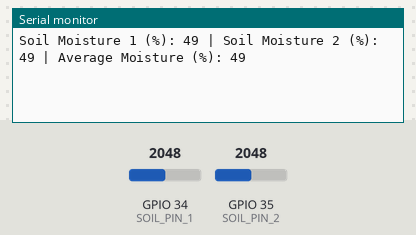
Bench run of a sketch on a simulated ESP32. Parts: the last lines printed to the serial monitor. The inputs (shaded band) are chosen by the test bench; at power-on: GPIO 34 (SOIL_PIN_1) = 2048, GPIO 35 (SOIL_PIN_2) = 2048. WiFi joins after 1.5 s; servers stay silent unless stated.

Above: at 4.0 s.
4.1 s: GPIO 34 (SOIL_PIN_1) set to 2866
At 5.6 s:
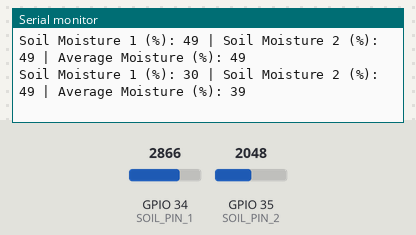
6.8 s: GPIO 35 (SOIL_PIN_2) set to 2866
At 7.2 s:
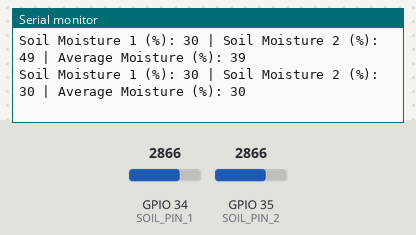
9.5 s: GPIO 34 (SOIL_PIN_1) set to 3603
At 11.6 s:
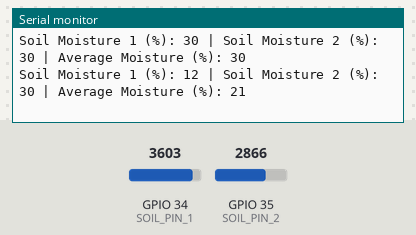
12.2 s: GPIO 35 (SOIL_PIN_2) set to 3603
At 13.2 s:
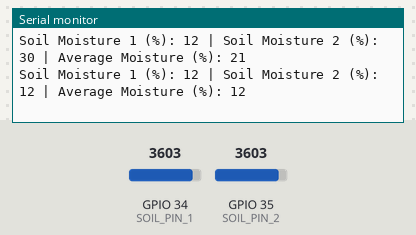
Timing chart, 0 to 15.2 s (numbered marks = the images above; inputs shaded):
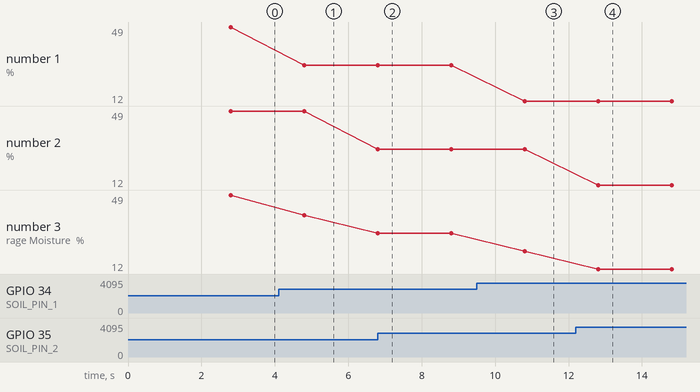

The sketch:

moisture_soil.ino
```cpp
#define SOIL_PIN_1 34
#define SOIL_PIN_2 35

#define BLYNK_TEMPLATE_ID "TMPL3ZF60qICP"
#define BLYNK_TEMPLATE_NAME "IOT"
#define BLYNK_AUTH_TOKEN "sPANDQ1N3B7LUzON2CFZlntPFjczIJj6"

#include <WiFi.h>
#include <BlynkSimpleEsp32.h>

char ssid[] = "levi";
char pass[] = "744912";

void setup() {
  Serial.begin(115200);
  delay(1000); // Give time for Serial to initialize

  Blynk.begin(BLYNK_AUTH_TOKEN, ssid, pass);
}

void loop() {
  Blynk.run();

  int raw1 = analogRead(SOIL_PIN_1);
  int raw2 = analogRead(SOIL_PIN_2);

  // Convert raw values to percentage (0 = wet, 100 = dry)
  int moisture1 = map(raw1, 4095, 0, 0, 100);
  int moisture2 = map(raw2, 4095, 0, 0, 100);
  int avgMoisture = (moisture1 + moisture2) / 2;

  Serial.print("Soil Moisture 1 (%): ");
  Serial.print(moisture1);
  Serial.print(" | Soil Moisture 2 (%): ");
  Serial.print(moisture2);
  Serial.print(" | Average Moisture (%): ");
  Serial.println(avgMoisture);

  Blynk.virtualWrite(V2, avgMoisture);  // Send average to Blynk V3

  delay(2000); // Wait 2 seconds before next reading
}
```

Measured:
- after the input at 4.1 s, the serial monitor: prints a new line after 0.71 s (image 1)
- after the input at 6.8 s, the serial monitor: prints a new line at once (image 2)
- after the input at 9.5 s, the serial monitor: prints a new line after 1.3 s (image 3)
- after the input at 12.2 s, the serial monitor: prints a new line after 0.61 s (image 4)
- plotted number 1: 49 → 30 after the input at 4.1 s, 30 → 12 after the input at 9.5 s
- plotted number 3: 49 → 39 after the input at 4.1 s, 30 → 21 after the input at 9.5 s
